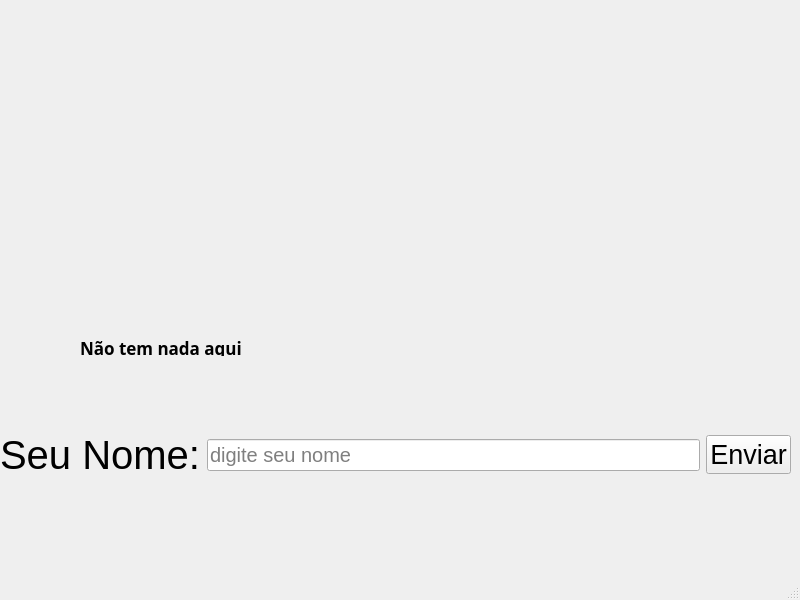
<?xml version="1.0" encoding="UTF-8"?>
<ui version="4.0">
 <class>MainWindow</class>
 <widget class="QMainWindow" name="MainWindow">
  <property name="geometry">
   <rect>
    <x>0</x>
    <y>0</y>
    <width>800</width>
    <height>600</height>
   </rect>
  </property>
  <property name="font">
   <font>
    <bold>false</bold>
   </font>
  </property>
  <property name="windowTitle">
   <string>MainWindow</string>
  </property>
  <widget class="QWidget" name="centralwidget">
   <widget class="QWidget" name="gridLayoutWidget">
    <property name="geometry">
     <rect>
      <x>0</x>
      <y>40</y>
      <width>2</width>
      <height>2</height>
     </rect>
    </property>
    <layout class="QGridLayout" name="gridLayout"/>
   </widget>
   <widget class="QLabel" name="LabelResult">
    <property name="geometry">
     <rect>
      <x>80</x>
      <y>340</y>
      <width>171</width>
      <height>16</height>
     </rect>
    </property>
    <property name="font">
     <font>
      <family>Yu Gothic</family>
      <pointsize>13</pointsize>
      <italic>false</italic>
      <bold>true</bold>
      <stylestrategy>PreferDefault</stylestrategy>
     </font>
    </property>
    <property name="text">
     <string>Não tem nada aqui</string>
    </property>
   </widget>
   <widget class="QWidget" name="gridLayoutWidget_2">
    <property name="geometry">
     <rect>
      <x>0</x>
      <y>370</y>
      <width>791</width>
      <height>171</height>
     </rect>
    </property>
    <layout class="QGridLayout" name="gridLayout_2">
     <item row="0" column="1">
      <widget class="QLineEdit" name="LineName">
       <property name="font">
        <font>
         <pointsize>15</pointsize>
         <bold>false</bold>
        </font>
       </property>
       <property name="placeholderText">
        <string>digite seu nome</string>
       </property>
      </widget>
     </item>
     <item row="0" column="0">
      <widget class="QLabel" name="Nome">
       <property name="font">
        <font>
         <pointsize>30</pointsize>
         <bold>false</bold>
        </font>
       </property>
       <property name="text">
        <string>Seu Nome:</string>
       </property>
      </widget>
     </item>
     <item row="0" column="2">
      <widget class="QPushButton" name="ButtonSend">
       <property name="font">
        <font>
         <pointsize>20</pointsize>
         <bold>false</bold>
        </font>
       </property>
       <property name="text">
        <string>Enviar</string>
       </property>
      </widget>
     </item>
    </layout>
   </widget>
  </widget>
  <widget class="QMenuBar" name="menubar">
   <property name="geometry">
    <rect>
     <x>0</x>
     <y>0</y>
     <width>800</width>
     <height>22</height>
    </rect>
   </property>
  </widget>
  <widget class="QStatusBar" name="statusbar"/>
 </widget>
 <resources/>
 <connections/>
</ui>
